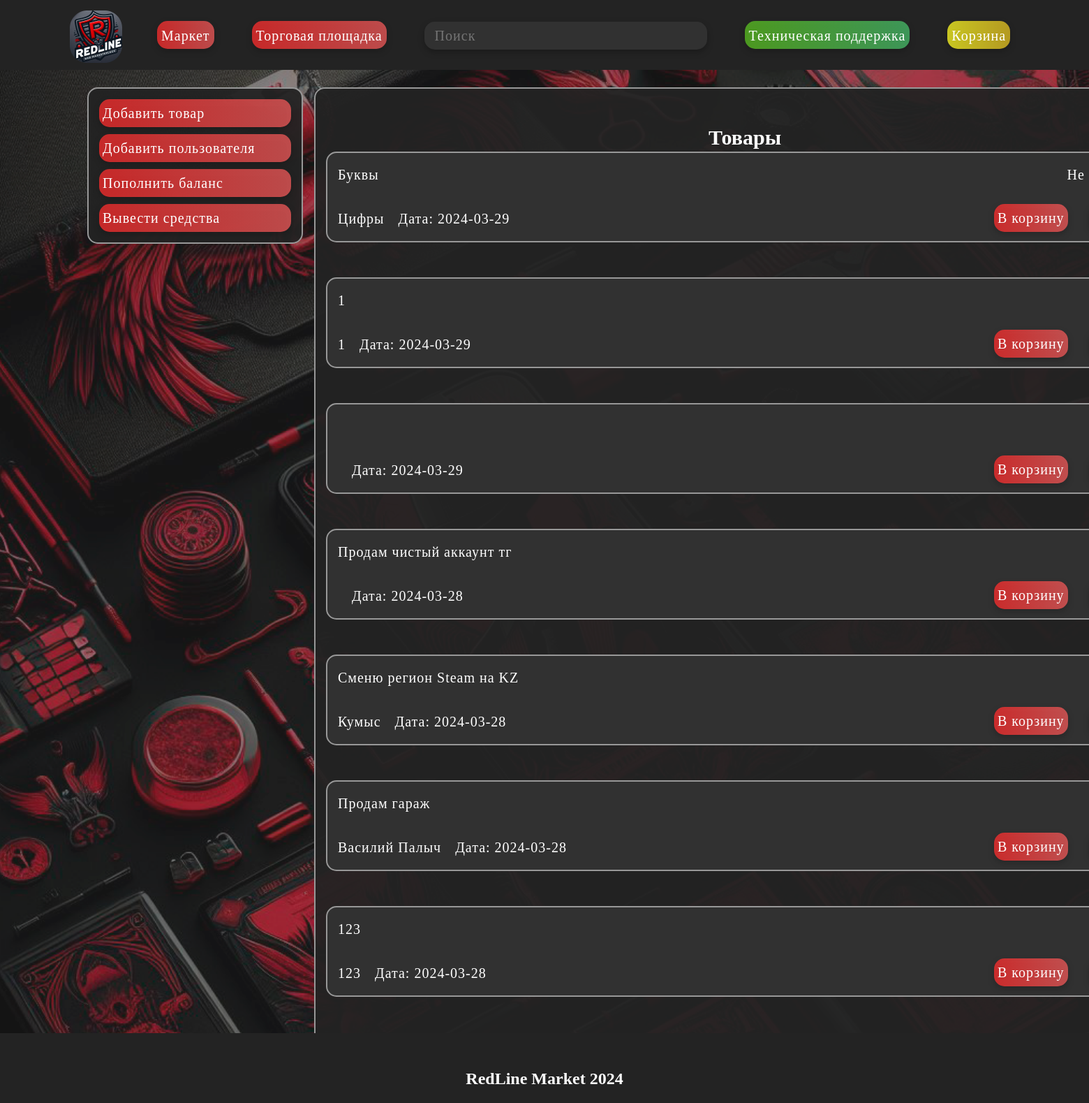
The page /home on the database its author committed.
### main.py (models this page shows, shortened)
class Tovar(db.Model):
    id = db.Column(db.Integer, primary_key=True, autoincrement=True)
    description = db.Column(db.String(15), nullable=False, unique=True)
    login = db.Column(db.String(15), nullable=False)  # Убран параметр unique=True
    price = db.Column(db.Integer, nullable=False)
    full_description = db.Column(db.Text, nullable=False)
    date = db.Column(db.DateTime, default=datetime.utcnow)

### main.py (the view)
@app.route('/', methods=['POST', 'GET'])
@app.route('/home', methods=['POST', 'GET'])
def index():
    tovars = Tovar.query.order_by(Tovar.date.desc()).all()
    if 'userLogged' not in session:
        username = "Войти"
        balance = "0Р"
        email = ""  # Добавляем пустую строку для email, чтобы избежать ошибки
    else:
        username = session['userLogged']
        user = User.query.filter_by(login=session['userLogged']).first()
        balance = user.balance if user else "Р"
        email = user.email if user else ""  # Получаем email пользователя или устанавливаем пустую строку
    return render_template("index.html", tovars=tovars, username=username, balance=balance, email=email)

### templates/index.html (shortened to what this page needs)
<!DOCTYPE html>
<html lang="ru">
<head>
    <link rel="stylesheet" type="text/css" href="{{ url_for('static', filename='css/style.css') }}">
</head>
<body>
    <header>
        <div class="up">
            <img src="static\img\main\logo.png" class="logo" alt="Описание изображения">
            <div class="block_up">
                <button class="button_up">Маркет</button>
                <button class="button_up">Торговая площадка</button>
                <form action="/search" method="POST" class="search-container">
                    <input type="text" name="query" placeholder="Поиск" class="search-button">
                </form>
                <form action="/help" method="post">
                    <button class="help button_up">Техническая поддержка</button>
                </form>
                <form action="/basket" method="post">
                    <button class="button_up basket">Корзина</button>
                </form>
            </div>
        </div>
    </header>
<div class="lmenu main">
    <form action="/create-tovar-page" method="post">
        <button class="button button_lmenu">Добавить товар</button>
    </form>
    <form action="/create-user-page" method="post">
        <button class="button button_lmenu">Добавить пользователя</button>
    </form>
    <form action="/help" method="post">
        <button class="button button_lmenu">Пополнить баланс</button>
        <button class="button button_lmenu">Вывести средства</button>
    </form>
</div>
<main>
    <h2 class="title">Товары</h2>
    {% for el in tovars %}
        <div class="block">
        <div class="str_1">
            <p>{{el.description}}</p>
            <p class="price">{{el.price}} Р</p>
        </div>
        <div class="str_1">
            <p>{{el.login}}</p>
            <p class="date">Дата: {{el.date.date()}}</p>
            <form action="/tovar" method="post" class="buy_button">
                <button class="button">В корзину</button>
            </form>
        </div>
    </div>
    {% endfor %}
</main>
<footer>
    <div class="foot">
        <h2 class="title">RedLine Market 2024</h2>
    </div>
</footer>
</body>
</html>

### static/css/style.css (style rules this page uses)
body { margin: 0; padding: 0; background-color: rgba(0, 0, 0, 0.5); background-image: url('back.png'); background-repeat: no-repeat; background-position: center center; background-attachment: fixed; -webkit-background-size: cover; -moz-background-size: cover; -o-background-size: cover; background-size: cover; }
header { background-color: #232323; color: white; height: 100px; padding: 0px; position: fixed; top: 0; left: 0; width: 100%; z-index: 5; }
footer { position: fixed; bottom: 0%; width: 100%; line-height: 0px; margin-top: auto; width: 100%; height: 100px; }
footer { background-color: #232323; color: white; height: 100px; padding: 0px; bottom: 0; left: 0; width: 100%; top: 0; left: 0; width: 100%; z-index: 5; }
.logo { position: absolute; top: 0px; left: 0px; width: 75px; height: 75px; }
.up { font-family: 'Gang of Three[RUS by Daymarius]'; position: absolute; margin-top: 15px; margin-left: 100px; margin-right: 100px; height: 55px; width: 1600px; display: inline-flex; }
.block_up { margin-left: 100px; margin-top: 15px; position: relative; }
.search-container { display: inline-block; vertical-align: middle; }
.button { font-family: 'Gang of Three[RUS by Daymarius]'; display: inline-flex; background: linear-gradient(90deg, rgba(255, 45, 45, 0.75) 0%, rgba(242, 91, 91, 0.75) 100%); color: white; border-radius: 15px; border: none; font-size: 20px; cursor: pointer; transition: background-color 0.3s; filter: drop-shadow(0px 4px 4px rgba(0, 0, 0, 0.25)); height: 40px; line-height: 40px; letter-spacing: 1px; margin-left: 15px; margin-right: 15px; margin-top: 10px; display: flex; flex-direction: column; padding: 0px 5px; text-decoration: none; }
.button_up { font-family: 'Gang of Three[RUS by Daymarius]'; display: inline-flex; background: linear-gradient(90deg, rgba(255, 45, 45, 0.75) 0%, rgba(242, 91, 91, 0.75) 100%); color: white; border-radius: 15px; border: none; font-size: 20px; cursor: pointer; transition: background-color 0.3s; filter: drop-shadow(0px 4px 4px rgba(0, 0, 0, 0.25)); margin-left: 25px; height: 40px; line-height: 40px; letter-spacing: 1px; margin-left: 25px; margin-right: 25px; }
.search-button { font-family: 'Gang of Three[RUS by Daymarius]'; background-color: #313131; color: #989898; padding: 0px 15px; border: none; text-align: left; font-size: 20px; cursor: pointer; border-radius: 15px; margin-left: 25px; margin-right: 25px; width: 375px; filter: drop-shadow(0px 4px 4px rgba(0, 0, 0, 0.25)); display: inline-block; height: 40px; line-height: 40px; letter-spacing: 1px; margin-bottom: 7px; }
.help { background: linear-gradient(90deg, rgba(92, 194, 33, 0.75) 0%, rgba(72, 190, 108, 0.75) 100%); }
.basket { background: linear-gradient(90deg, rgba(255, 251, 35, 0.76) 0%, rgba(231, 195, 35, 0.75) 100%); }
.title { position: relative; text-align: center; line-height: 20px; top: 15px; }
main { font-family: 'Gang of Three[RUS by Daymarius]'; background-color: rgba(35, 35, 35, 0.95); color: white; height: auto; padding: 0px 15px; text-align: left; font-size: 20px; cursor: pointer; border-radius: 15px; margin-left: 450px; width: 1200px; padding-bottom:100px ; border: 2px solid #989898; position: relative; top: 125px; }
.block { background-color: #313131; font-family: 'Gang of Three[RUS by Daymarius]'; color: white; padding: 0px 15px; border: none; text-align: left; font-size: 20px; cursor: pointer; border-radius: 15px; margin-bottom: 50px; border: 2px solid #989898; }
.str_1 { display: flex; flex-direction: row; letter-spacing: 1px; }
.price { margin-left: auto; margin-right: 15px; text-align: right; letter-spacing: 1px; }
.buy_button { position:absolute; display: flex; height: 35px; width: auto ; margin-left: 925px; margin-bottom: 20px; letter-spacing: 1px; }
form { display: inline-block; }
.date { margin-left: 20px; }
.lmenu { font-family: 'Gang of Three[RUS by Daymarius]'; float: left; position: fixed; background-color: rgba(35, 35, 35, 0.95); color: white; border: none; text-align: left; font-size: 20px; cursor: pointer; border-radius: 15px; display: flex; flex-direction: column; align-items: center; margin-left: 125px; margin-top: 125px; padding-bottom: 15px; padding-top: 5px; display: flex; flex-direction: column; align-items: flex-start; border: 2px solid #989898; }
.button_lmenu { width: 275px; }
.title { font-family: 'Gang of Three[RUS by Daymarius]'; text-align: center; padding-top: 20px; }

### rows shown on the page
Tovar: description "Буквы", price "Не…", login "Цифры", date "2024-03-29"
Tovar: description "1", login "1", date "2024-03-29"
Tovar: date "2024-03-29"
Tovar: description "Продам чистый аккаунт тг", date "2024-03-28"
Tovar: description "Сменю регион Steam на KZ", login "Кумыс", date "2024-03-28"
Tovar: description "Продам гараж", login "Василий Палыч", date "2024-03-28"
Tovar: description "123", login "123", date "2024-03-28"
